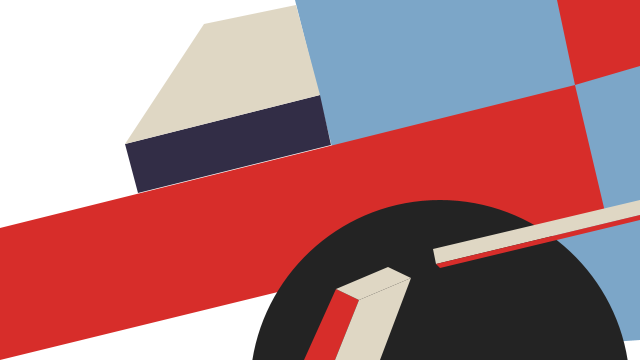
Frame 1 (no input)
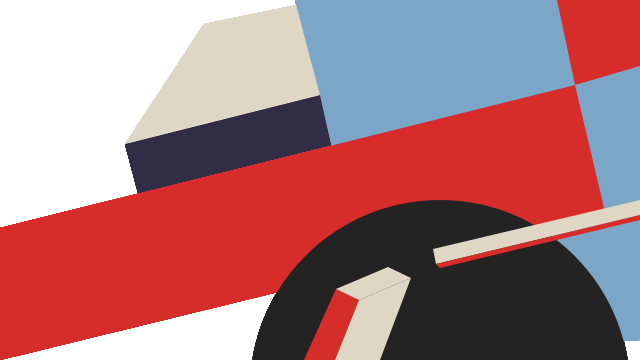
Frame 60 (the mouse pressed at the canvas centre just before this capture)
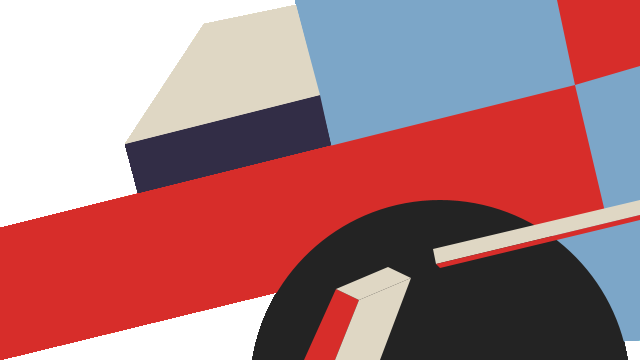
Frame 120 (the mouse held since frame 60 and released just before this capture)

The Processing sketch that drew these frames (run headless with seeded random() and noise(); from frame 60 on, the mouse is pressed at the canvas centre):

// Processing sketch: processing_45276
// ── processing_45276.pde

void setup() {
  size(640, 360);
  background(255);
  smooth();
  noStroke();
  ellipseMode(CENTER);
}

void draw() {
  fill(124, 166, 200);
  quad(295, 0, 385, 358, 640, 340, 640, 0); //fond bleu
  fill(215, 45, 42);
  quad(0, 228, 575, 85, 605, 212, 0, 360); //rouge 1
  quad(557, 0, 575, 85, 640, 66, 640, 0); //rouge 2
  fill(35, 35, 35);
  ellipse(440, 390, 380, 380); //rond noir
  fill(50, 45, 70);//bleu
  quad(125, 144, 320, 95, 331, 145, 138, 193); //quad bleu
  fill(223, 215, 196); //creme
  quad(125, 144, 320, 95, 296, 5, 204, 24); //quad creme
  
  quad(433, 249, 640, 200, 640, 215, 436, 264);
  fill(215, 45, 42);
  quad(436, 264, 640, 215, 640, 220, 440, 268);

  //volume
  fill(215, 45, 42); ///rouge
  quad(304, 360, 336, 289, 359, 300, 335, 360);
  fill(223, 215, 196); //creme
  quad(336, 289, 388, 267, 411, 278, 359, 300);
  quad(335, 360, 359, 300, 411, 278, 380, 360);
  line(359, 300, 411, 278);
}
